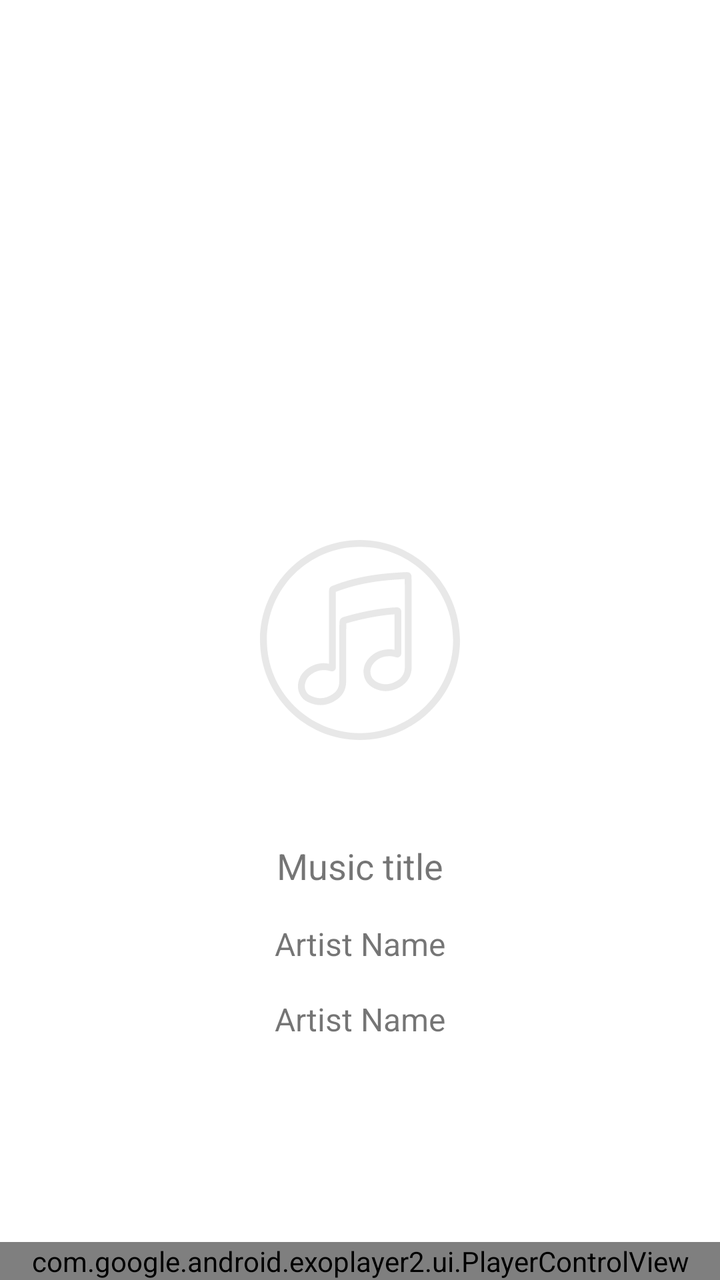
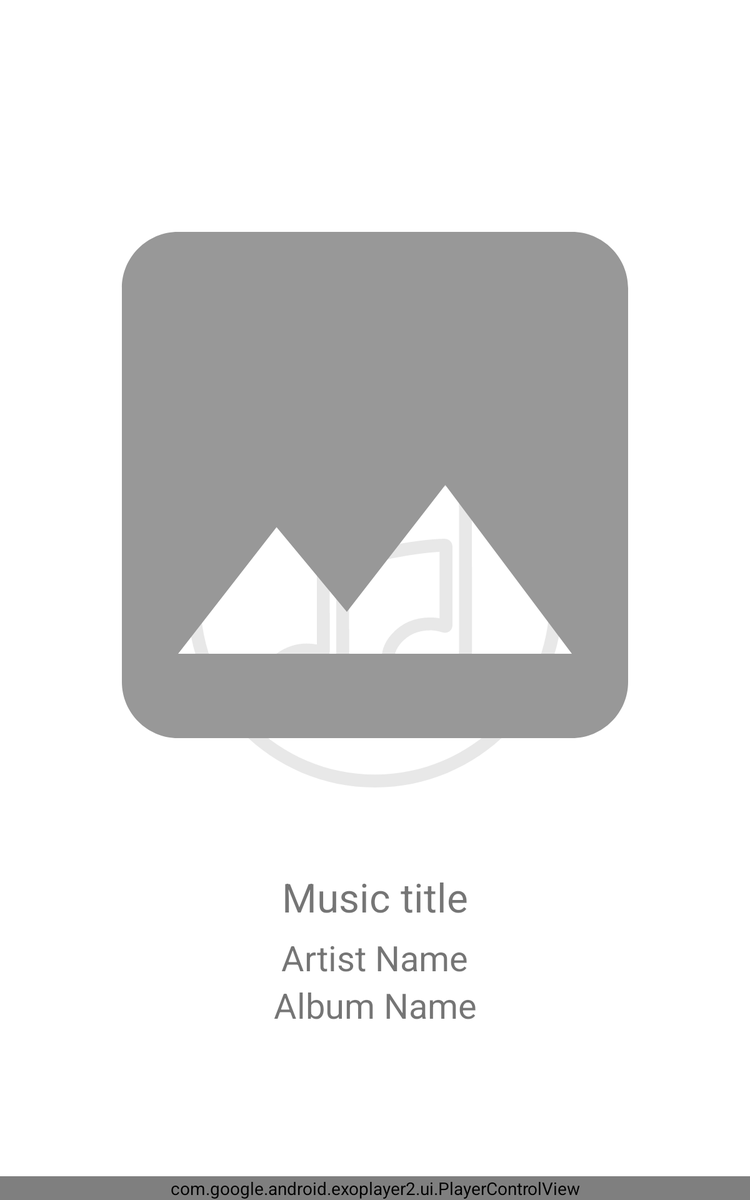

An Android layout and its configuration variant, each rendered on a device that would load it. The default file and the variant file are quoted in full after the pictures.
<!-- AndroidManifest.xml: application theme Theme.SearchMusic -->
<!-- res/layout/fragment_music_detail.xml -->
<?xml version="1.0" encoding="utf-8"?>
<FrameLayout xmlns:android="http://schemas.android.com/apk/res/android"
    xmlns:app="http://schemas.android.com/apk/res-auto"
    xmlns:tools="http://schemas.android.com/tools"
    android:id="@+id/item_detail_container"
    android:layout_width="match_parent"
    android:layout_height="match_parent"
    tools:context=".ItemDetailHostActivity"
    tools:ignore="MergeRootFrame">

    <ImageView
        android:id="@+id/music_logo"
        android:layout_width="wrap_content"
        android:layout_height="wrap_content"
        android:layout_gravity="center"
        android:src="@drawable/music_icon" />

    <androidx.constraintlayout.widget.ConstraintLayout
        android:id="@+id/music_detail_view"
        android:layout_width="match_parent"
        android:layout_height="match_parent"
        android:visibility="gone"
        tools:context=".ItemDetailHostActivity"
        tools:ignore="MergeRootFrame"
        tools:visibility="visible">

        <com.google.android.exoplayer2.ui.PlayerControlView
            android:id="@+id/ep_audio_view"
            android:layout_width="match_parent"
            android:layout_height="wrap_content"
            app:layout_constraintBottom_toBottomOf="parent"
            app:layout_constraintEnd_toEndOf="parent"
            app:layout_constraintStart_toStartOf="parent"
            app:show_buffering="always"
            app:show_timeout="0"
            app:shutter_background_color="#00000000" />

        <com.google.android.material.imageview.ShapeableImageView
            android:id="@+id/image"
            android:layout_width="0dp"
            android:layout_height="0dp"
            android:layout_marginHorizontal="50dp"
            android:layout_marginVertical="30dp"
            android:scaleType="center"
            app:layout_constraintBottom_toTopOf="@id/music_title"
            app:layout_constraintDimensionRatio="1:1"
            app:layout_constraintEnd_toEndOf="parent"
            app:layout_constraintHorizontal_bias="0.494"
            app:layout_constraintStart_toStartOf="parent"
            app:layout_constraintTop_toTopOf="parent"
            app:layout_constraintVertical_chainStyle="packed"
            app:shapeAppearanceOverlay="@style/roundedImageView" />

        <TextView
            android:id="@+id/music_title"
            android:layout_width="wrap_content"
            android:layout_height="wrap_content"
            android:layout_margin="8dp"
            android:gravity="center"
            android:textSize="18sp"
            app:layout_constraintBottom_toTopOf="@id/artis_name"
            app:layout_constraintEnd_toEndOf="parent"
            app:layout_constraintStart_toStartOf="parent"
            app:layout_constraintTop_toBottomOf="@+id/image"
            tools:text="Music title" />

        <TextView
            android:id="@+id/artis_name"
            android:layout_width="wrap_content"
            android:layout_height="wrap_content"
            android:layout_margin="8dp"
            android:gravity="center"
            android:textSize="16sp"
            app:layout_constraintBottom_toBottomOf="parent"
            app:layout_constraintBottom_toTopOf="@id/album_name"
            app:layout_constraintEnd_toEndOf="parent"
            app:layout_constraintStart_toStartOf="parent"
            app:layout_constraintTop_toBottomOf="@+id/music_title"
            tools:text="Artist Name" />

        <TextView
            android:id="@+id/album_name"
            android:layout_width="wrap_content"
            android:layout_height="wrap_content"
            android:layout_margin="8dp"
            android:gravity="center"
            android:textSize="16sp"
            app:layout_constraintBottom_toTopOf="@id/ep_audio_view"
            app:layout_constraintEnd_toEndOf="parent"
            app:layout_constraintStart_toStartOf="parent"
            app:layout_constraintTop_toBottomOf="@+id/artis_name"
            tools:text="Artist Name" />
    </androidx.constraintlayout.widget.ConstraintLayout>

</FrameLayout>
<!-- resources referenced by this layout -->
<resources>
  <!-- drawable music_icon: vector/xml drawable (drawable, 3029 chars, omitted) -->
  <style name="roundedImageView">
          <item name="cornerFamily">rounded</item>
          <item name="cornerSize">5dp</item>
      </style>
  <style name="Theme.SearchMusic" parent="Theme.MaterialComponents.DayNight.DarkActionBar">
          
          <item name="colorPrimary">@color/purple_500</item>
          <item name="colorPrimaryVariant">@color/purple_700</item>
          <item name="colorOnPrimary">@color/white</item>
          
          <item name="colorSecondary">@color/teal_200</item>
          <item name="colorSecondaryVariant">@color/teal_700</item>
          <item name="colorOnSecondary">@color/black</item>
          <item name="colorPrimaryDark">@color/status_color</item>
          <item name="android:windowLightStatusBar">false</item>
      </style>
  <color name="purple_500">#FF6200EE</color>
  <color name="purple_700">#FF3700B3</color>
  <color name="white">#FFFFFFFF</color>
  <color name="teal_200">#FF03DAC5</color>
  <color name="teal_700">#FF018786</color>
  <color name="black">#FF000000</color>
  <color name="status_color">@color/purple_700</color>
</resources>
<!-- res/layout-sw600dp/fragment_music_detail.xml (the repository's variant of the layout above) -->
<!-- drawn on a 7-inch tablet held upright -->
<?xml version="1.0" encoding="utf-8"?>
<FrameLayout xmlns:android="http://schemas.android.com/apk/res/android"
    xmlns:app="http://schemas.android.com/apk/res-auto"
    xmlns:tools="http://schemas.android.com/tools"
    android:id="@+id/item_detail_container"
    android:layout_width="match_parent"
    android:layout_height="match_parent"
    tools:context=".ItemDetailHostActivity"
    tools:ignore="MergeRootFrame">

    <ImageView
        android:id="@+id/music_logo"
        android:layout_width="wrap_content"
        android:layout_height="wrap_content"
        android:layout_gravity="center"
        android:src="@drawable/music_icon_landscape" />

    <androidx.constraintlayout.widget.ConstraintLayout
        android:id="@+id/music_detail_view"
        android:layout_width="match_parent"
        android:layout_height="match_parent"
        android:visibility="visible"
        tools:context=".ItemDetailHostActivity"
        tools:ignore="MergeRootFrame">

        <com.google.android.exoplayer2.ui.PlayerControlView
            android:id="@+id/ep_audio_view"
            android:layout_width="match_parent"
            android:layout_height="wrap_content"
            app:layout_constraintBottom_toBottomOf="parent"
            app:layout_constraintEnd_toEndOf="parent"
            app:layout_constraintStart_toStartOf="parent"
            app:show_buffering="always"
            app:show_timeout="0"
            app:shutter_background_color="@color/music_background" />

        <com.google.android.material.imageview.ShapeableImageView
            android:id="@+id/image"
            android:layout_width="0dp"
            android:layout_height="0dp"
            android:layout_margin="30dp"
            android:layout_marginHorizontal="30dp"
            android:src="@drawable/image_placeholder_landscape"
            app:layout_constraintBottom_toTopOf="@id/music_title"
            app:layout_constraintDimensionRatio="1:1"
            app:layout_constraintEnd_toEndOf="parent"
            app:layout_constraintStart_toStartOf="parent"
            app:layout_constraintTop_toTopOf="parent"
            app:layout_constraintVertical_chainStyle="packed"
            app:shapeAppearanceOverlay="@style/roundedImageViewLandscape" />

        <TextView
            android:id="@+id/music_title"
            android:layout_width="wrap_content"
            android:layout_height="wrap_content"
            android:layout_margin="8dp"
            android:textSize="32sp"
            app:layout_constraintBottom_toTopOf="@id/artis_name"
            app:layout_constraintEnd_toEndOf="parent"
            app:layout_constraintStart_toStartOf="parent"
            app:layout_constraintTop_toBottomOf="@+id/image"
            tools:text="Music title" />

        <TextView
            android:id="@+id/artis_name"
            android:layout_width="wrap_content"
            android:layout_height="wrap_content"
            android:textSize="28sp"
            app:layout_constraintBottom_toTopOf="@id/album_name"
            app:layout_constraintEnd_toEndOf="parent"
            app:layout_constraintStart_toStartOf="parent"
            app:layout_constraintTop_toBottomOf="@+id/music_title"
            tools:text="Artist Name" />

        <TextView
            android:id="@+id/album_name"
            android:layout_width="wrap_content"
            android:layout_height="wrap_content"
            android:textSize="28sp"
            android:layout_marginBottom="30dp"
            app:layout_constraintBottom_toTopOf="@id/ep_audio_view"
            app:layout_constraintEnd_toEndOf="parent"
            app:layout_constraintStart_toStartOf="parent"
            app:layout_constraintTop_toBottomOf="@+id/artis_name"
            tools:text="Album Name" />

    </androidx.constraintlayout.widget.ConstraintLayout>

</FrameLayout>
<!-- resources referenced by the variant -->
<!-- as a 7-inch tablet held upright resolves them -->
<resources>
  <color name="music_background">#D6D6D6</color>
  <!-- drawable image_placeholder_landscape (drawable) -->
  <vector xmlns:android="http://schemas.android.com/apk/res/android"
      android:width="400dp"
      android:height="400dp"
      android:tint="#989898"
      android:viewportWidth="24"
      android:viewportHeight="24">
      <path
          android:fillColor="@android:color/white"
          android:pathData="M21,19V5c0,-1.1 -0.9,-2 -2,-2H5c-1.1,0 -2,0.9 -2,2v14c0,1.1 0.9,2 2,2h14c1.1,0 2,-0.9 2,-2zM8.5,13.5l2.5,3.01L14.5,12l4.5,6H5l3.5,-4.5z" />
  </vector>
  <!-- drawable music_icon_landscape: vector/xml drawable (drawable, 2983 chars, omitted) -->
  <style name="roundedImageViewLandscape">
          <item name="cornerFamily">rounded</item>
          <item name="cornerSize">10dp</item>
      </style>
  <style name="Theme.SearchMusic" parent="Theme.MaterialComponents.DayNight.DarkActionBar">
          
          <item name="colorPrimary">@color/purple_500</item>
          <item name="colorPrimaryVariant">@color/purple_700</item>
          <item name="colorOnPrimary">@color/white</item>
          
          <item name="colorSecondary">@color/teal_200</item>
          <item name="colorSecondaryVariant">@color/teal_700</item>
          <item name="colorOnSecondary">@color/black</item>
          <item name="colorPrimaryDark">@color/status_color</item>
          <item name="android:windowLightStatusBar">false</item>
      </style>
  <color name="purple_500">#FF6200EE</color>
  <color name="purple_700">#FF3700B3</color>
  <color name="white">#FFFFFFFF</color>
  <color name="teal_200">#FF03DAC5</color>
  <color name="teal_700">#FF018786</color>
  <color name="black">#FF000000</color>
  <color name="status_color">@color/purple_700</color>
</resources>
